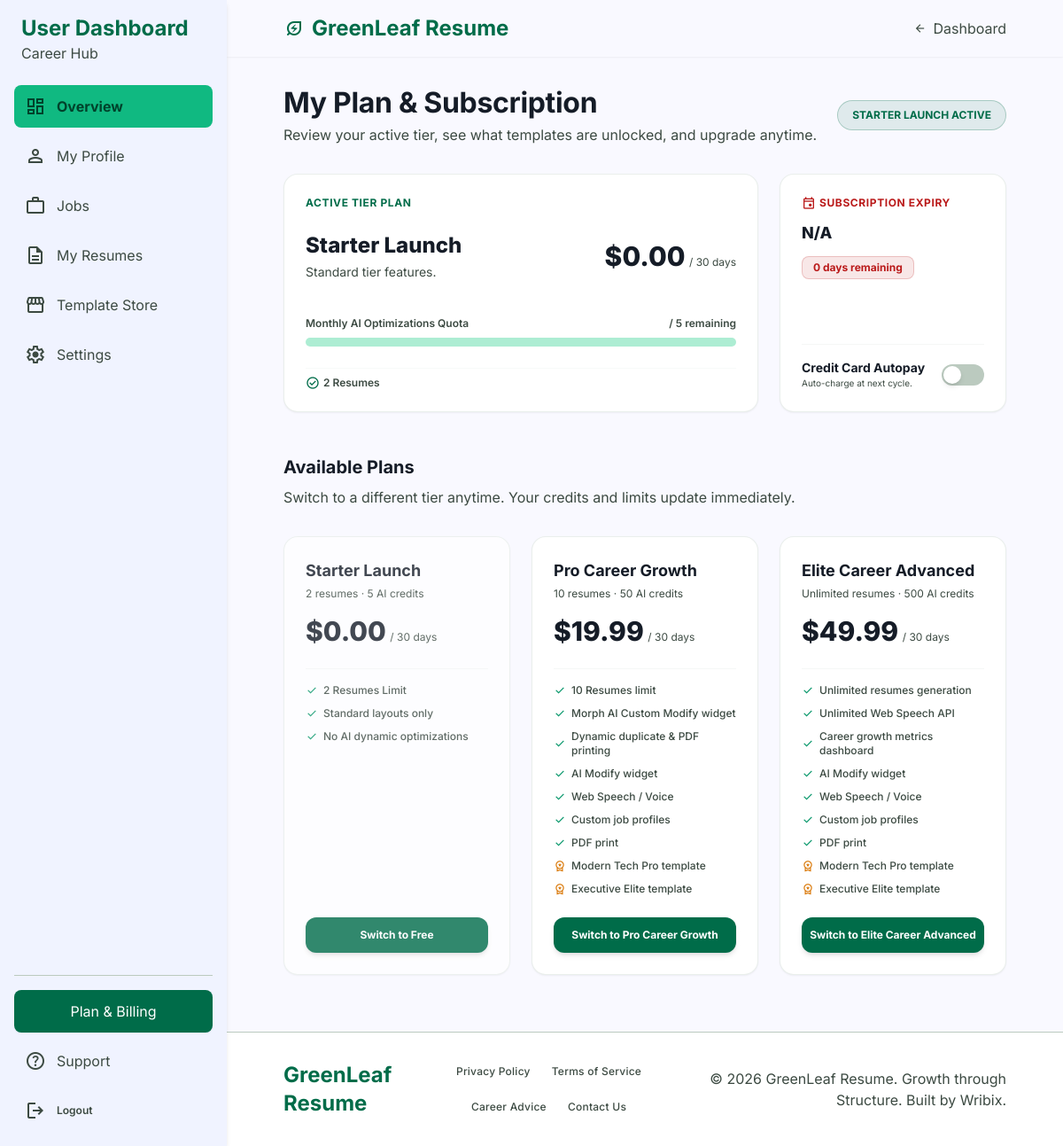
Page /pages/plan.php on the committed database.
### tables this page shows
CREATE TABLE plans (
            id INTEGER PRIMARY KEY AUTOINCREMENT,
            name TEXT UNIQUE,
            price REAL,
            duration_days INTEGER DEFAULT 30,
            access_paid_templates INTEGER DEFAULT 0,
            max_resumes INTEGER DEFAULT 2,
            ai_credits INTEGER DEFAULT 10,
            features TEXT,
            status TEXT DEFAULT 'Active'
        , perm_ai_modify INTEGER DEFAULT 0, perm_web_speech INTEGER DEFAULT 0, perm_custom_profiles INTEGER DEFAULT 0, perm_pdf_print INTEGER DEFAULT 0);

CREATE TABLE settings (
            key TEXT PRIMARY KEY,
            value TEXT
        );

### pages/plan.php (the view, shortened to what this page needs)
<?php
require_once __DIR__ . '/../sqlite/db.php';
$user_id = Auth::user_id();
$user_stmt = $db->prepare("SELECT * FROM users WHERE id = ? LIMIT 1");
$user_stmt->execute([$user_id]);
$user = $user_stmt->fetch();
$autopay_stmt = $db->prepare("SELECT value FROM settings WHERE key = 'billing_autopay'");
$autopay_stmt->execute();
$autopay_status = $autopay_stmt->fetchColumn() === 'true';
$curr_stmt = $db->prepare("SELECT value FROM settings WHERE key = 'platform_currency'");
$curr_stmt->execute();
$currency_code = $curr_stmt->fetchColumn() ?: 'USD';
$currencies = ['USD' => '&#36;', 'EUR' => '&euro;', 'GBP' => '&pound;', 'INR' => '&#8377;', 'CAD' => 'C&#36;', 'AUD' => 'A&#36;'];
$currency_symbol = $currencies[$currency_code] ?? '$';
$plans = $db->query("SELECT * FROM plans ORDER BY price ASC")->fetchAll();
$pt_rows = $db->query("SELECT plan_id, template_id FROM plan_templates")->fetchAll();
$plan_templates_map = [];
foreach ($pt_rows as $pt) {
    $plan_templates_map[$pt['plan_id']][] = $pt['template_id'];
}
$paid_tpl_names = $db->query("SELECT id, name FROM templates WHERE type = 'Paid'")->fetchAll(PDO::FETCH_ASSOC);
$tpl_name_map = [];
foreach ($paid_tpl_names as $t) $tpl_name_map[$t['id']] = $t['name'];
$user_plan = null;
foreach ($plans as $i => $p) {
    if ($p['name'] === ($user['current_plan'] ?? 'Starter Launch')) {
        $user_plan = $p;
        break;
    }
}
include __DIR__ . '/../components/common/head.php';
?>
</head>
<body class="bg-background font-body-md text-on-background min-h-screen">
<?php include __DIR__ . '/../components/user_dashboard/sidebar.php'; ?>
<main class="md:ml-64 flex flex-col min-h-screen">
  <header class="fixed top-0 right-0 left-0 md:left-64 z-30 bg-surface/80 backdrop-blur-md shadow-sm flex justify-between items-center px-6 md:px-16 py-4">
    <div class="flex items-center gap-2 font-headline-md text-headline-md font-bold text-primary">
      <span class="material-symbols-outlined">energy_savings_leaf</span>
      <span>GreenLeaf Resume</span>
    </div>
    <a href="?page=user_dashboard" class="flex items-center gap-2 text-on-surface-variant hover:text-primary transition-colors font-label-md">
      <span class="material-symbols-outlined text-sm">arrow_back</span> Dashboard
    </a>
  </header>
  <div class="mt-24 px-6 md:px-16 pb-16 flex-1 flex flex-col">
    <div class="mb-8 flex flex-col md:flex-row justify-between items-start md:items-center gap-4">
      <div>
        <h1 class="font-headline-lg text-headline-lg text-on-surface">My Plan & Subscription</h1>
        <p class="text-on-surface-variant font-body-md mt-1">Review your active tier, see what templates are unlocked, and upgrade anytime.</p>
      </div>
      <span class="bg-primary/10 text-primary border border-primary/25 font-label-md text-xs font-bold px-4 py-2 rounded-full uppercase">
        <?= htmlspecialchars($user['current_plan'] ?? 'Starter Launch') ?> Active
      </span>
    </div>
    <?php if ($user_plan): ?>
    <div class="grid grid-cols-1 lg:grid-cols-3 gap-6 mb-12">
      <div class="bg-surface-container-lowest border border-outline-variant/30 p-6 rounded-2xl shadow-sm flex flex-col gap-4 lg:col-span-2">
        <h3 class="font-label-md text-xs uppercase tracking-wider text-primary font-bold">Active Tier Plan</h3>
        <div class="flex flex-col sm:flex-row justify-between items-start sm:items-center gap-2 mt-2">
          <div>
            <h2 class="font-headline-md text-2xl text-on-surface font-extrabold"><?= htmlspecialchars($user_plan['name']) ?></h2>
            <p class="text-on-surface-variant text-sm mt-1">
              <?php
                $perms = [];
                echo !empty($perms) ? 'Includes: ' . implode(' · ', $perms) : 'Standard tier features.';
              ?>
            </p>
          </div>
          <div class="text-right">
            <span class="text-3xl font-extrabold text-on-surface"><?= $currency_symbol ?><?= number_format($user_plan['price'], 2) ?></span>
            <span class="text-xs text-on-surface-variant">/ <?= $user_plan['duration_days'] ?> days</span>
          </div>
        </div>
        <div class="mt-6 flex flex-col gap-2">
          <div class="flex justify-between items-center text-xs font-semibold text-on-surface-variant">
            <span>Monthly AI Optimizations Quota</span>
            <span><?= $user['ai_credits'] ?> / <?= $user_plan['ai_credits'] ?> remaining</span>
          </div>
          <div class="w-full h-2.5 bg-secondary-container rounded-full overflow-hidden">
          </div>
        </div>
        <div class="flex flex-wrap gap-3 items-center mt-2 pt-2 border-t border-outline-variant/10 text-xs font-semibold text-on-surface-variant">
          <span class="flex items-center gap-1"><span class="material-symbols-outlined text-[16px] text-primary">check_circle</span> <?= $user_plan['max_resumes'] > 5000 ? 'Unlimited' : $user_plan['max_resumes'] ?> Resumes</span>
        </div>
      </div>
      <div class="bg-surface-container-lowest border border-outline-variant/30 p-6 rounded-2xl shadow-sm flex flex-col gap-6 justify-between">
        <div class="flex flex-col gap-2">
          <h3 class="font-label-md text-xs uppercase tracking-wider text-error font-bold flex items-center gap-1">
            <span class="material-symbols-outlined text-[16px]">event</span> Subscription Expiry
          </h3>
          <?php
            $expiry = $user['plan_expiry'] ?? null;
            $days_left = 0;
          ?>
          <p class="font-headline-md text-lg text-on-surface font-extrabold mt-1"><?= $expiry ? date('F d, Y', strtotime($expiry)) : 'N/A' ?></p>
          <span class="text-xs text-error font-bold bg-error/10 border border-error/20 px-3 py-1 rounded-lg w-max mt-1">
            <?= $days_left ?> days remaining
          </span>
        </div>
        <div class="border-t border-outline-variant/15 pt-4 flex flex-col gap-3">
          <div class="flex justify-between items-center">
            <div>
              <h4 class="font-label-md text-sm text-on-surface font-bold">Credit Card Autopay</h4>
              <p class="text-[10px] text-on-surface-variant">Auto-charge at next cycle.</p>
            </div>
            <form method="POST" class="m-0">
              <button type="submit" class="flex items-center cursor-pointer">
                <div class="w-12 h-6 rounded-full p-0.5 switch-bg <?= $autopay_status ? 'bg-primary' : 'bg-outline-variant' ?> flex items-center transition-colors">
                  <div class="w-5 h-5 bg-surface-container-lowest rounded-full shadow-md transform <?= $autopay_status ? 'translate-x-6' : 'translate-x-0' ?> transition-transform duration-200"></div>
                </div>
              </button>
            </form>
          </div>
        </div>
      </div>
    </div>
    <?php endif; ?>
    <div class="mb-8">
      <h3 class="font-headline-md text-xl text-on-surface mb-2 font-bold">Available Plans</h3>
      <p class="text-on-surface-variant font-body-md">Switch to a different tier anytime. Your credits and limits update immediately.</p>
    </div>
    <div class="grid grid-cols-1 md:grid-cols-3 gap-6">
      <?php foreach ($plans as $i => $p):
        $is_current = ($user['current_plan'] ?? '') === $p['name'];
        $perms_list = [];
        if (!empty($p['perm_ai_modify'])) $perms_list[] = 'AI Modify widget';
        if (!empty($p['perm_web_speech'])) $perms_list[] = 'Web Speech / Voice';
        if (!empty($p['perm_custom_profiles'])) $perms_list[] = 'Custom job profiles';
        if (!empty($p['perm_pdf_print'])) $perms_list[] = 'PDF print';
        $feat_list = array_filter(array_map('trim', explode(',', $p['features'])));
        $all_features = array_unique(array_merge($feat_list, $perms_list));
        $border_cls = $is_current ? 'border-2 border-primary shadow-lg' : 'border border-outline-variant/30 shadow-sm';
      ?>
        <div class="bg-surface-container-lowest p-6 rounded-2xl flex flex-col gap-6 billing-card relative <?= $border_cls ?> <?= !$is_current && $p['price'] == 0 ? 'opacity-80' : '' ?>">
          <?php if ($is_current): ?>
            <div class="absolute -top-3.5 left-1/2 transform -translate-x-1/2 bg-primary text-on-primary px-4 py-1 rounded-full text-[10px] font-bold uppercase tracking-wider">
              Your Current Plan
            </div>
            <div class="mt-2">
          <?php else: ?>
            <div>
          <?php endif; ?>
            <h4 class="font-headline-md text-lg text-on-surface font-bold"><?= htmlspecialchars($p['name']) ?></h4>
            <p class="text-xs text-on-surface-variant mt-1">
              <?= $p['max_resumes'] > 5000 ? 'Unlimited resumes' : $p['max_resumes'] . ' resumes' ?> ·
              <?= $p['ai_credits'] ?> AI credits
            </p>
            <div class="mt-4">
              <span class="text-3xl font-extrabold text-on-surface"><?= $currency_symbol ?><?= number_format($p['price'], 2) ?></span>
              <span class="text-xs text-on-surface-variant">/ <?= $p['duration_days'] ?> days</span>
            </div>
          </div>
          <div class="flex-1 border-t border-outline-variant/15 pt-4">
            <ul class="flex flex-col gap-2.5 text-xs text-on-surface-variant font-medium">
              <?php foreach ($all_features as $f): ?>
                <li class="flex items-center gap-1.5">
                  <span class="material-symbols-outlined text-[14px] <?= $is_current ? 'text-primary' : 'text-emerald-600' ?>">check</span>
                  <span><?= htmlspecialchars($f) ?></span>
                </li>
              <?php endforeach; ?>
              <?php
                if (!empty($p['access_paid_templates'])) {
                  $pt_ids = $plan_templates_map[$p['id']] ?? [];
                  foreach ($pt_ids as $tid) {
                    if (isset($tpl_name_map[$tid])) {
                      echo '<li class="flex items-center gap-1.5">';
                      echo '<span class="material-symbols-outlined text-[14px] text-amber-600">workspace_premium</span>';
                      echo '<span>' . htmlspecialchars($tpl_name_map[$tid]) . ' template</span>';
                      echo '</li>';
                    }
                  }
                }
              ?>
            </ul>
          </div>
          <form method="POST" action="?page=checkout" class="m-0">
            <?php if ($is_current): ?>
              <button type="button" disabled class="w-full bg-primary/10 text-primary py-3 rounded-xl font-label-md font-bold uppercase tracking-wider text-xs">
                Currently Active
              </button>
            <?php else: ?>
              <button type="submit" class="w-full bg-primary text-on-primary py-3 rounded-xl font-label-md font-bold hover:opacity-90 active:scale-95 transition-all shadow-md text-xs">
                <?= $p['price'] > 0 ? 'Switch to ' . htmlspecialchars($p['name']) : 'Switch to Free' ?>
              </button>
            <?php endif; ?>
          </form>
        </div>
      <?php endforeach; ?>
    </div>
  </div>
  <?php include __DIR__ . '/../components/common/app_footer.php'; ?>
</main>
</body>
</html>

### rows in the picture
plans: name "Starter Launch", price "0.00", duration_days "30", ai_credits "5", max_resumes "2", features "2 Resumes Limit", features "Standard layouts only", features "No AI dynamic optimizations", shows "Switch to Free"
settings: value "$"
plans: name "Pro Career Growth", max_resumes "10", ai_credits "50", price "19.99", duration_days "30", features "10 Resumes limit", features "Morph AI Custom Modify widget", features "Dynamic duplicate & PDF printing", features "AI Modify widget", features "Web Speech / Voice", features "Custom job profiles", features "PDF print", access_paid_templates 1 (drawn), id "Modern Tech Pro", id "Executive Elite"
plans: name "Elite Career Advanced", max_resumes "Unlimited resumes", ai_credits "500", price "49.99", duration_days "30", features "Unlimited resumes generation", features "Unlimited Web Speech API", features "Career growth metrics dashboard", features "AI Modify widget", features "Web Speech / Voice", features "Custom job profiles", features "PDF print", access_paid_templates 1 (drawn), id "Modern Tech Pro", id "Executive Elite"

### other values in the picture
$item['label'] "Overview"
$item['label'] "My Profile"
$item['label'] "Jobs"
$item['label'] "My Resumes"
$item['label'] "Template Store"
$user['current_plan'] "STARTER LAUNCH"
$days_left "0"
